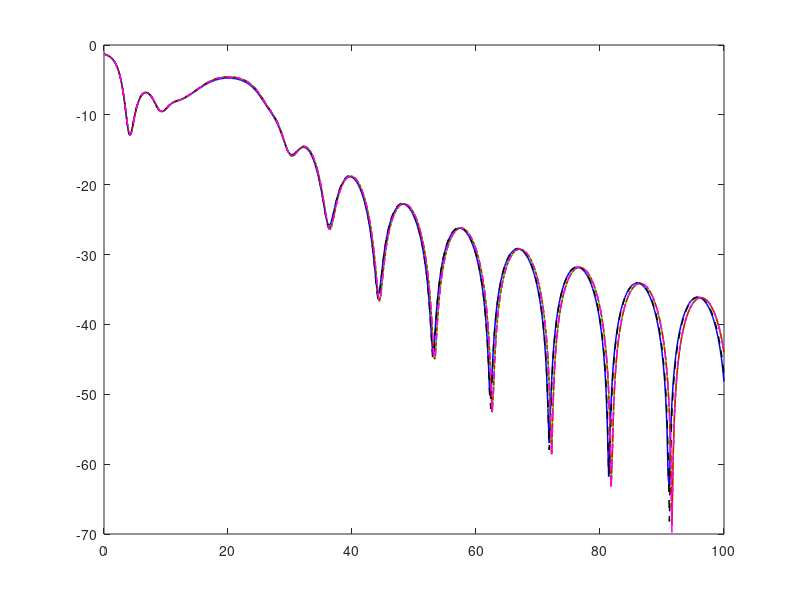
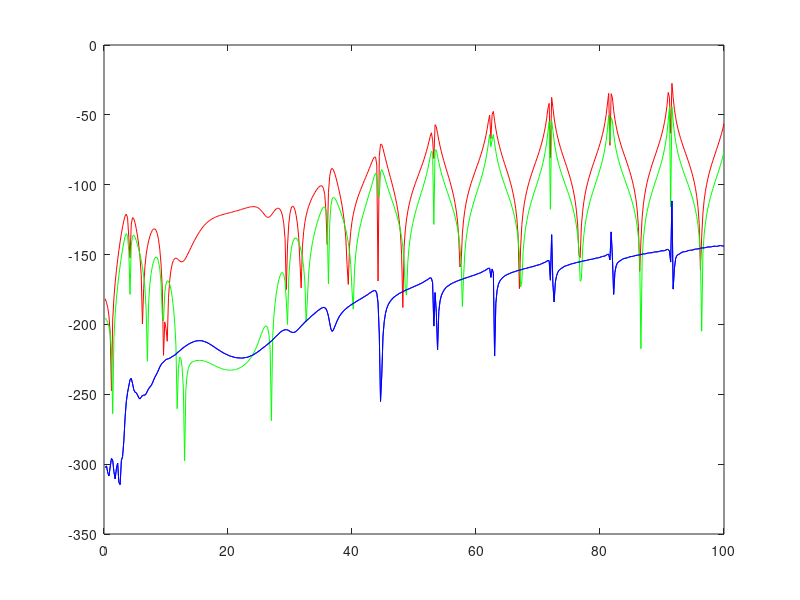

Write the MATLAB code that produced these figures, in order. (Note: this script raises an error after producing the figures.)
load ff.mat
load fre.mat
load Solve.mat

figure(2)
f=0e10:2e8:10e10;
plot(f/(1e9),X1_f,'-g','linewidth',1.1);
hold on

load SFDTD22.mat
plot(freqi/(1e9),S11_2_RR,'-b','linewidth',1.1);
Error_ME_22 =  20*log((abs(S11_2_RR-X1_f))/max(abs(X1_f)));
load SFDTD24.mat
plot(freqi/(1e9),S11_2_RR,'--k','linewidth',1.1);
Error_ME_24 =  20*log((abs(S11_2_RR-X1_f))/max(abs(X1_f)));
load SFDTD44.mat
plot(freqi/(1e9),S11_2_RR,'-.r','linewidth',1.1);
Error_ME_44 =  20*log((abs(S11_2_RR-X1_f))/max(abs(X1_f)));

load ADE44.mat
plot(freqi(1:1:end)/(1e9),S11_2_RR(1:1:end),'--m','linewidth',1.1);
Error_ADE_44 =  20*log((abs(S11_2_RR-X1_f))/max(abs(X1_f)));
figure(3)
plot(freqi/(1e9),Error_ME_22,'-r');

hold on
plot(freqi/(1e9),Error_ME_24-15,'-g');
plot(freqi/(1e9),Error_ME_44,'-b');

plot(freqi/(1e9),Error_ME_44,'-b');
plot(freqi/(1e9),Error_ADE_44,'-M');

%%
figure(4)
f=0e10:2e8:10e10;
plot(f/(1e9),X2_f,'-g','linewidth',1.1);
hold on

load SFDTD22.mat
plot(freqi/(1e9),S11_2_LR_2,'-b','linewidth',1.1);
Error_ME_22_L =  20*log((abs(S11_2_LR_2-X2_f))/max(abs(X1_f)));
load SFDTD24.mat
plot(freqi/(1e9),S11_2_LR_2,'--k','linewidth',1.1);
Error_ME_24_L =  20*log((abs(S11_2_LR_2-X2_f))/max(abs(X1_f)));
load SFDTD44.mat
plot(freqi/(1e9),S11_2_LR_2,'-.r','linewidth',1.1);
Error_ME_44_L =  20*log((abs(S11_2_LR_2-X2_f))/max(abs(X1_f)));

load ADE44.mat
plot(freqi(1:1:end)/(1e9),S11_2_LR_2(1:1:end),'--m','linewidth',1.1);
Error_ADE_44_L =  20*log((abs(S11_2_LR_2-X2_f))/max(abs(X1_f)));
figure(5)
plot(freqi/(1e9),Error_ME_22_L,'-r');
hold on
plot(freqi/(1e9),Error_ME_24_L,'-g');
plot(freqi/(1e9),Error_ME_44_L,'-b');
plot(freqi/(1e9),Error_ADE_44_L,'-M');
% axis([0 100 -300 -30])







